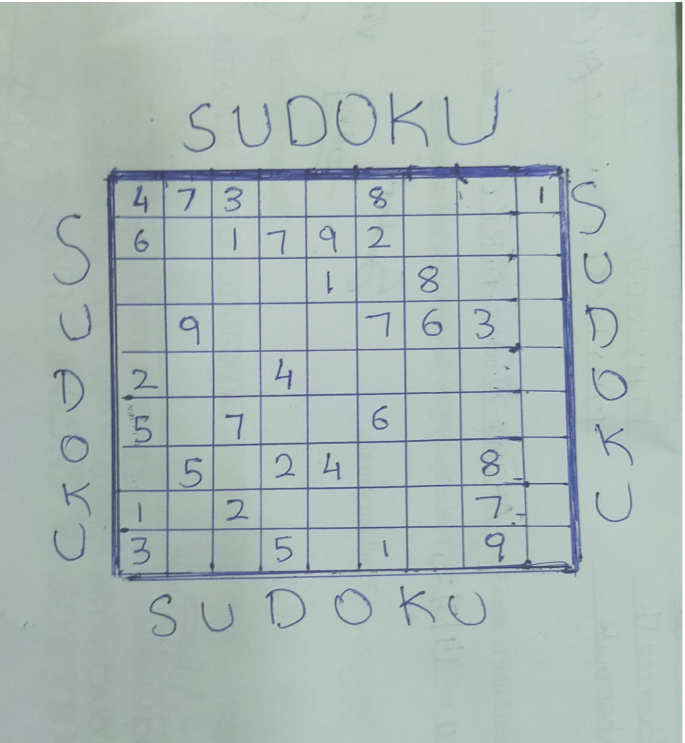
#> input picture semestral/app/tests/images/image4.png, 685 x 743 px, found by its file name
$ python simple_sudoku_test.py
#> lines starting #> are read from the running program, lines starting #| are printed output that depends on the picture; after the words box and inside, x2 and y2 are one past the last pixel; in counts of white or black regions, pixels touching at a corner belong together
"""
Simple Sudoku Detection Test
"""
import cv2
import numpy as np
import matplotlib.pyplot as plt


def simple_sudoku_detection(image_path):
    """Simple and robust Sudoku board detection"""
    print(f"Loading image: {image_path}")

    # Load image
    image = cv2.imread(image_path)
#> image is the input picture: shape (743, 685, 3); mean B, G, R 183.2, 186.3, 171.7
    if image is None:
        print("Failed to load image")
        return None

    # Convert BGR to RGB for matplotlib
    image_rgb = cv2.cvtColor(image, cv2.COLOR_BGR2RGB)
    gray = cv2.cvtColor(image, cv2.COLOR_BGR2GRAY)
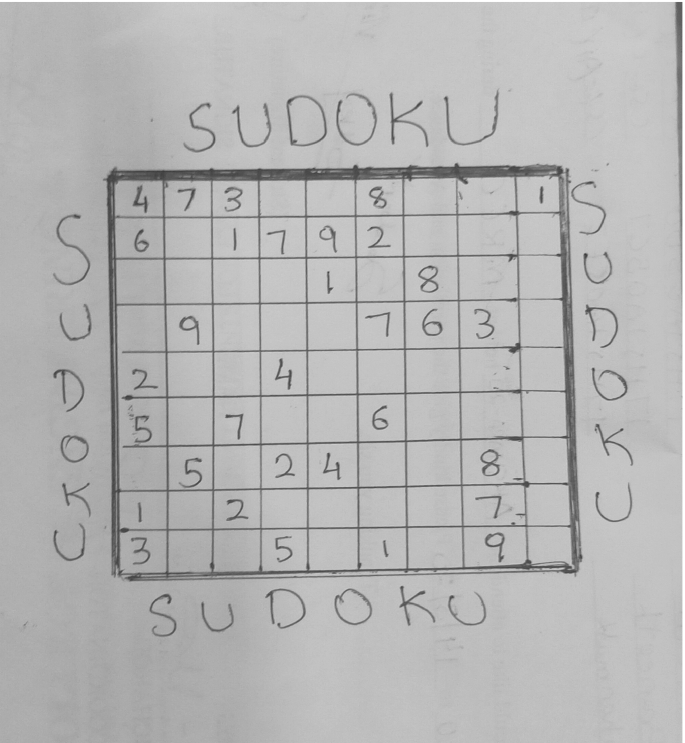
#> gray: shape (743, 685); min 58, max 255, mean 181.6

    print(f"Image shape: {image_rgb.shape}")
#| Image shape: (743, 685, 3)

    # Method 1: Edge detection
    edges = cv2.Canny(gray, 50, 150, apertureSize=3)
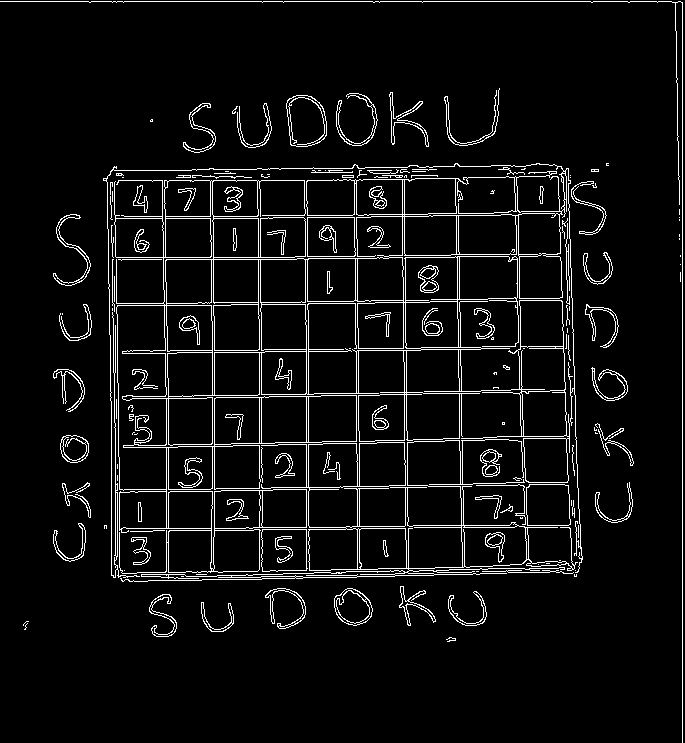
#> edges: shape (743, 685); 5.9% white in thin lines or dots

    # Method 2: Adaptive thresholding
    thresh = cv2.adaptiveThreshold(gray, 255, cv2.ADAPTIVE_THRESH_GAUSSIAN_C, cv2.THRESH_BINARY, 11, 2)
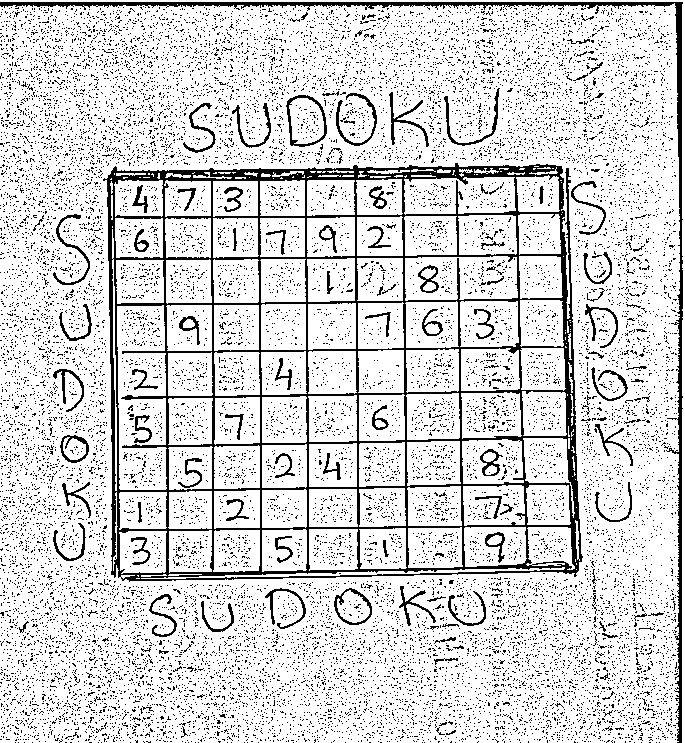
#> thresh: shape (743, 685); 84.3% white; black in thin lines or dots
    thresh_inv = cv2.bitwise_not(thresh)
#> thresh_inv: shape (743, 685); 15.7% white in thin lines or dots

    # Combine methods
    combined = cv2.bitwise_or(edges, thresh_inv)
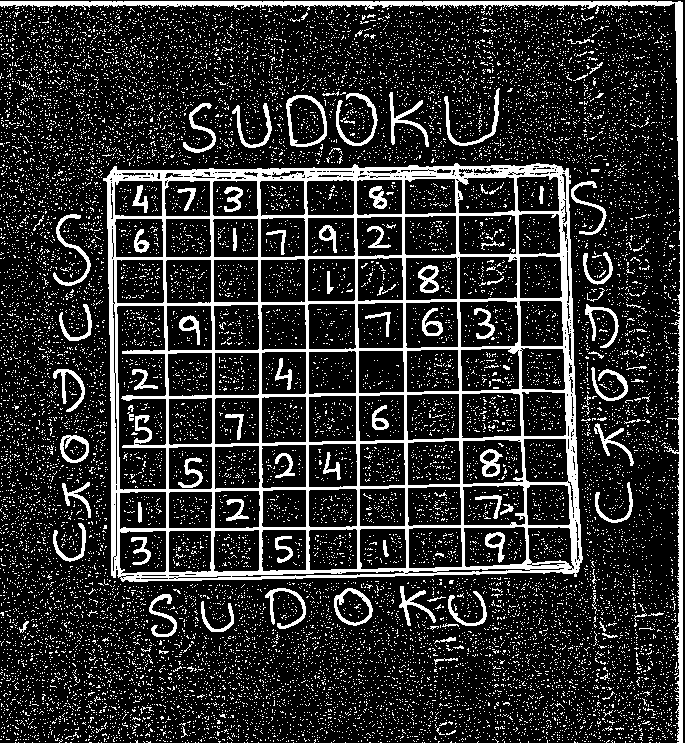
#> combined: shape (743, 685); 18.4% white; 17892 white regions (17777 under 20 px), largest, box (x1, y1, x2, y2) and area: (103, 163, 583, 582) 35444, (0, 1, 683, 743) 7099, (286, 95, 327, 147) 520

    # Clean up
    kernel = np.ones((5,5), np.uint8)
    combined = cv2.morphologyEx(combined, cv2.MORPH_CLOSE, kernel)
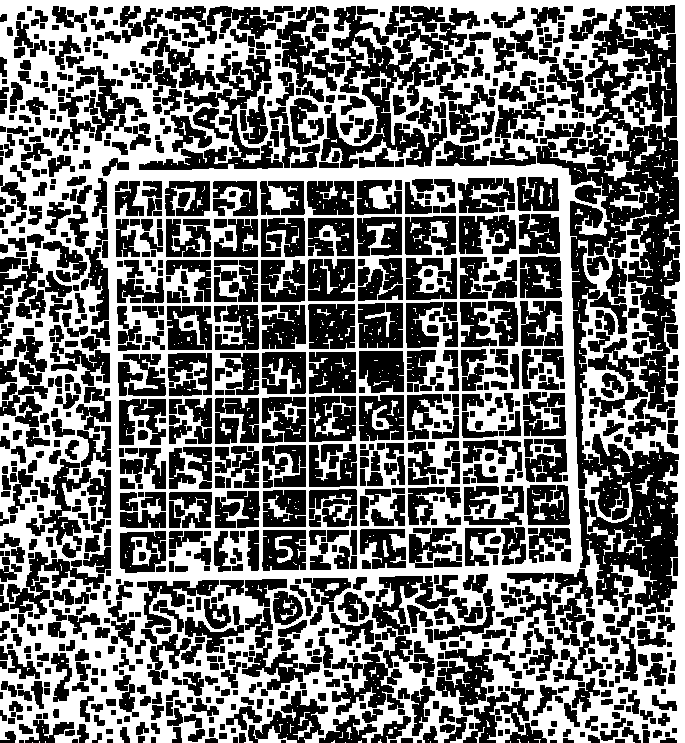
#> combined: shape (743, 685); 45.4% white; 757 white regions (690 under 20 px)

    # Find contours
    contours, _ = cv2.findContours(combined, cv2.RETR_EXTERNAL, cv2.CHAIN_APPROX_SIMPLE)
#> contours = 41 contours, 39 with area under 20; largest, box (x1, y1, x2, y2) and area: (0, 0, 685, 743) 495266, (293, 721, 314, 740) 52

    if not contours:
        print("No contours found")
        return None

    # Sort by area
    contours = sorted(contours, key=cv2.contourArea, reverse=True)

    # Find largest rectangular contour
    for contour in contours:
        area = cv2.contourArea(contour)
        if area < 1000:  # Skip small contours
            continue

        # Approximate to polygon
        epsilon = 0.02 * cv2.arcLength(contour, True)
        approx = cv2.approxPolyDP(contour, epsilon, True)

        if len(approx) == 4:
            print(f"Found 4-sided contour with area: {area}")

            # Order points
            pts = approx.reshape(4, 2).astype(np.float32)

            # Create destination points
            side_length = 450
            dst = np.array([
                [0, 0],
                [side_length-1, 0],
                [side_length-1, side_length-1],
                [0, side_length-1]
            ], dtype=np.float32)

            # Calculate perspective transform
            M = cv2.getPerspectiveTransform(pts, dst)
            warped = cv2.warpPerspective(image_rgb, M, (side_length, side_length))

            # Show results
            plt.figure(figsize=(15, 5))

            plt.subplot(1, 4, 1)
            plt.imshow(image_rgb)
            plt.title("Original")
            plt.axis('off')

            plt.subplot(1, 4, 2)
            plt.imshow(combined, cmap='gray')
            plt.title("Combined Mask")
            plt.axis('off')

            plt.subplot(1, 4, 3)
            # Draw contour on original
            vis = image_rgb.copy()
            cv2.drawContours(vis, [approx], -1, (255, 0, 0), 3)
            plt.imshow(vis)
            plt.title("Detected Board")
            plt.axis('off')

            plt.subplot(1, 4, 4)
            plt.imshow(warped)
            plt.title("Extracted Board")
            plt.axis('off')

            plt.tight_layout()
            plt.show()

            return warped
#> this loop made 1 pass
#> (area, epsilon, pts, side_length, dst, M) on pass 1: (495265.5, 113.3, [[0, 0], [0, 739], [684, 742], [684, 0]], 450, [[0, 0], [449, 0], [449, 449], [0, 449]], [[1.15e-16, 0.608, 0], [0.659, 0, 0], [5.93e-06, 0, 1]])
#| Found 4-sided contour with area: 495265.5
#> pass 1, in simple_sudoku_detection, `warped = cv2.warpPerspective(image_rgb, M, (side_length, side_length))`:
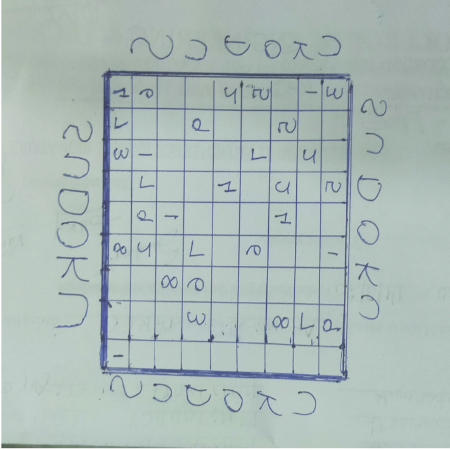
#> warped: shape (450, 450, 3); mean R, G, B 171.7, 186.3, 183.2
#> pass 1, in simple_sudoku_detection, `plt.show()`:
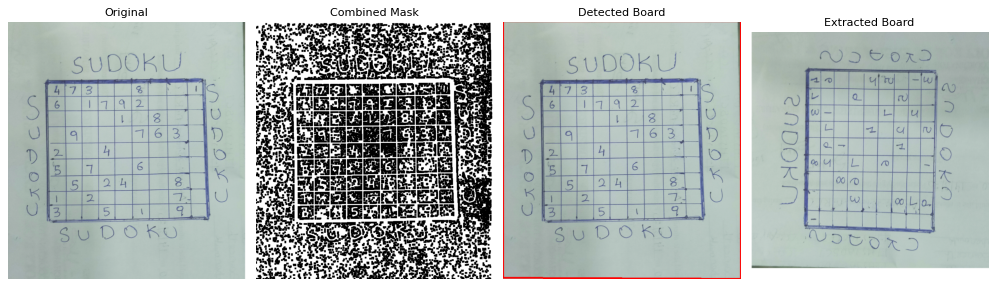
#> figure drawn by matplotlib, 4 panels

    print("No suitable rectangular contour found")
    return None


# Test the function
if __name__ == "__main__":
    import os

    image_dir = "/home/tomas/PYT/motustom/semestral/app/tests/images"

    print("Available images:")
    for f in os.listdir(image_dir):
        print(f"  {f}")

    # Test on image4.png
    image_path = os.path.join(image_dir, "image4.png")
    result = simple_sudoku_detection(image_path)

    if result is not None:
        print("Success! Sudoku board extracted.")
    else:
        print("Failed to extract Sudoku board.")
